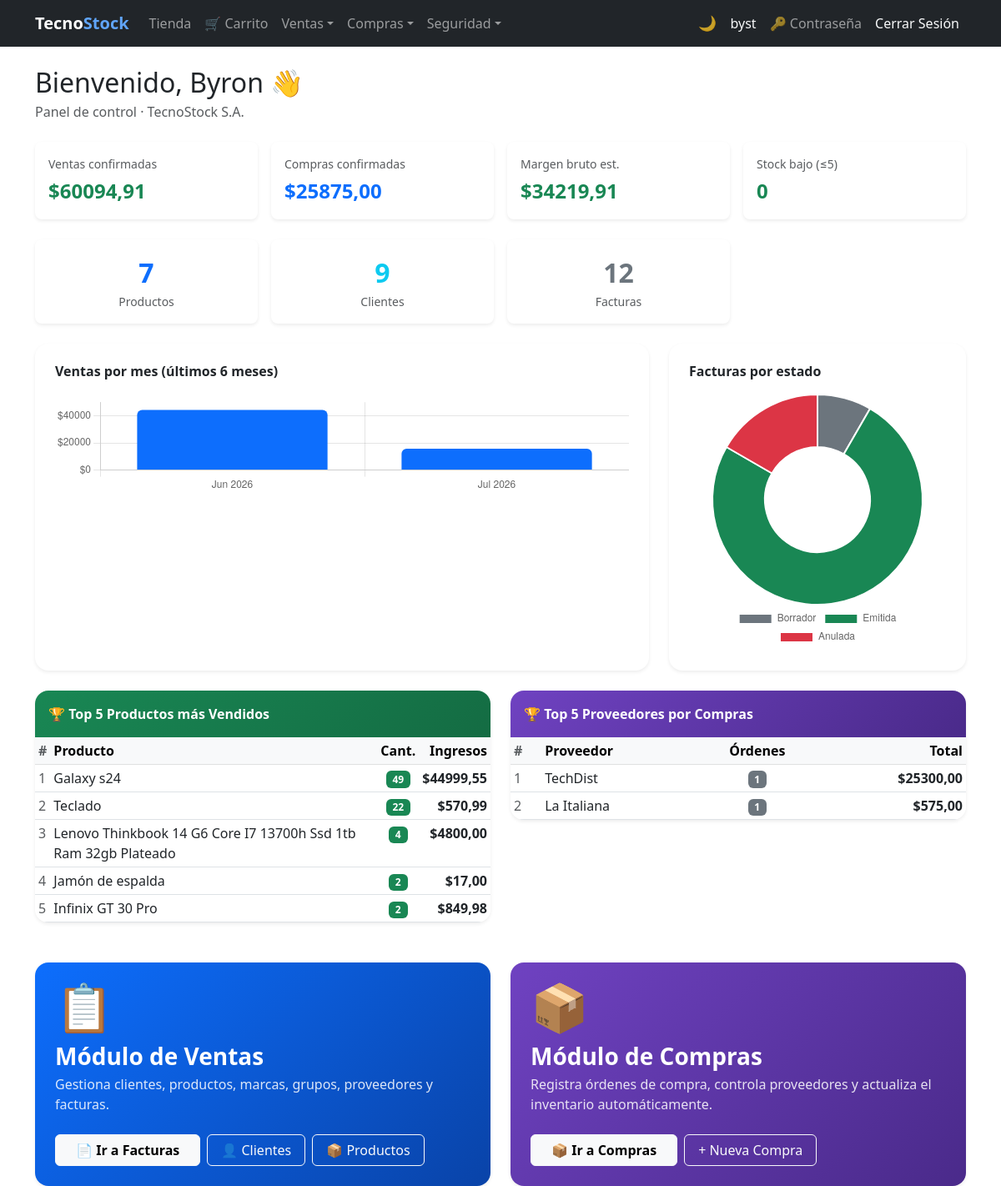
Page /dashboard/ (signed in) on the earlier database version.
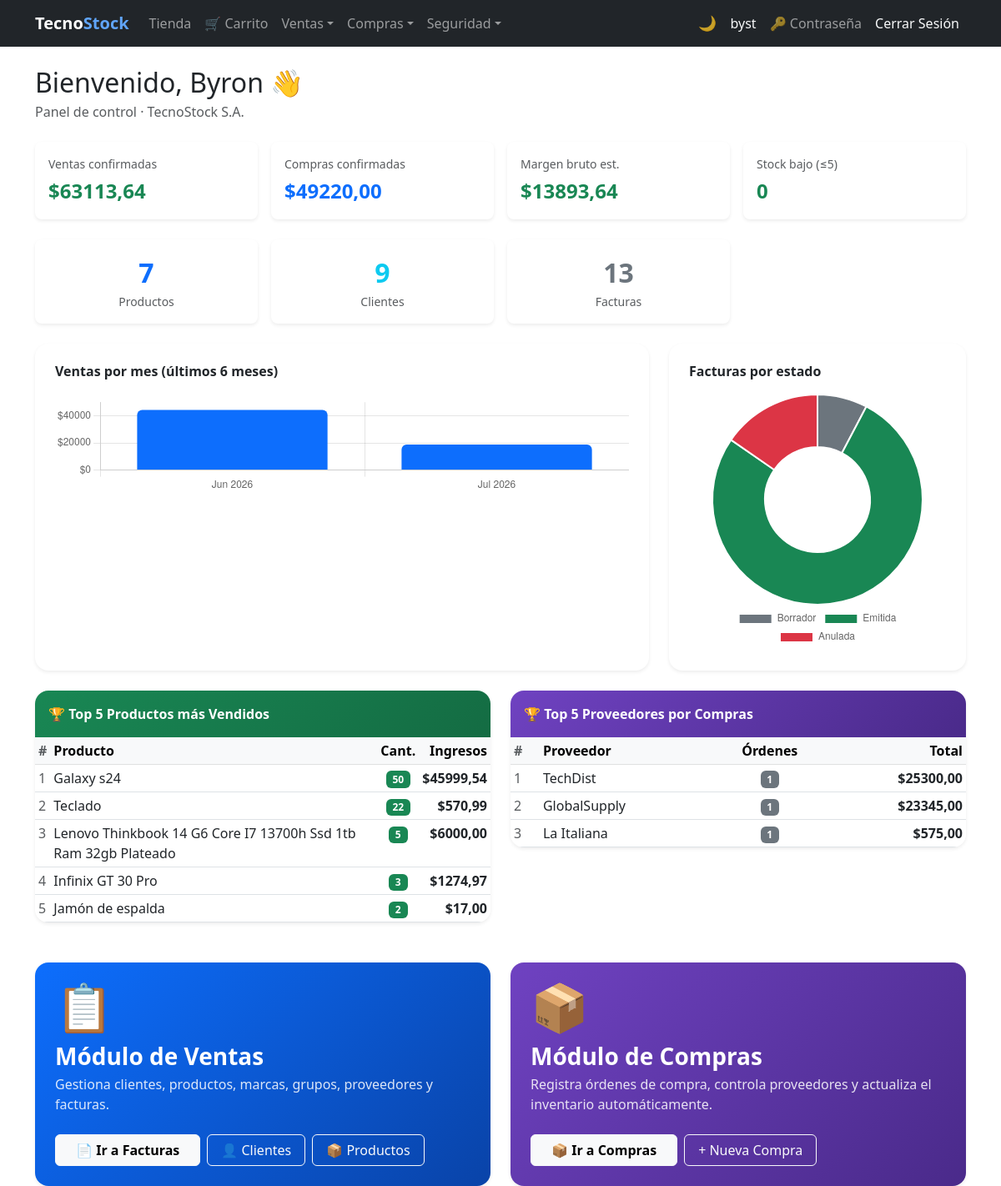
Same page on the later database version.
### billing/models.py (models this page shows, shortened)
class Product(models.Model):
    name = models.CharField(max_length=200, verbose_name='Product Name')
    description = models.TextField(blank=True, null=True)
    brand = models.ForeignKey(Brand, on_delete=models.PROTECT, related_name='products')
    group = models.ForeignKey(ProductGroup, on_delete=models.PROTECT, related_name='products')
    suppliers = models.ManyToManyField(Supplier, related_name='products', blank=True)
    photo      = models.ImageField(upload_to='products/', blank=True, null=True, verbose_name='Foto')
    unit_price = models.DecimalField(max_digits=12, decimal_places=2)
    tax_rate   = models.DecimalField(
                     max_digits=5, decimal_places=4, default=Decimal('0.15'),
                     verbose_name='Tasa IVA',
                     validators=[MinValueValidator(Decimal('0')), MaxValueValidator(Decimal('1'))],
                 )
    stock = models.IntegerField(default=0)
    is_active = models.BooleanField(default=True)
    created_at = models.DateTimeField(auto_now_add=True)
    updated_at = models.DateTimeField(auto_now=True)
    class Meta:
        verbose_name = 'Product'
        verbose_name_plural = 'Products'
        ordering = ['name']

class Supplier(models.Model):
    name = models.CharField(max_length=200, verbose_name='Company Name')
    contact_name = models.CharField(max_length=200, blank=True, null=True, validators=[validate_only_letters])
    email = models.EmailField(blank=True, null=True)
    phone = models.CharField(max_length=20, blank=True, null=True, validators=[validate_phone_ec])
    address = models.TextField(blank=True, null=True)
    photo = models.ImageField(upload_to='suppliers/', blank=True, null=True, verbose_name='Logo')
    is_active = models.BooleanField(default=True)
    created_at = models.DateTimeField(auto_now_add=True)
    updated_at = models.DateTimeField(auto_now=True)
    class Meta:
        verbose_name = 'Supplier'
        verbose_name_plural = 'Suppliers'
        ordering = ['name']

### billing/views.py (the view)
# urls.py: path('dashboard/', views.dashboard, name='dashboard'),
@login_required
def dashboard(request):
    if request.user.groups.filter(name='Cliente').exists() and not request.user.is_superuser:
        return redirect('store:catalog')
    from purchasing.models import Purchase
    from django.db.models import Sum, Count
    from django.db.models.functions import TruncMonth
    from datetime import timedelta, date
    total_ventas  = Invoice.objects.filter(estado=Invoice.EMITIDA).aggregate(t=Sum('total'))['t'] or 0
    total_compras = Purchase.objects.filter(estado=Purchase.CONFIRMADA).aggregate(t=Sum('total'))['t'] or 0
    margen_bruto  = total_ventas - total_compras
    top_products = (
        InvoiceDetail.objects
        .filter(invoice__estado=Invoice.EMITIDA)
        .values('product__name')
        .annotate(total_qty=Sum('quantity'), total_rev=Sum('subtotal'))
        .order_by('-total_qty')[:5]
    )
    top_suppliers = (
        Purchase.objects
        .filter(estado=Purchase.CONFIRMADA)
        .values('supplier__name')
        .annotate(total_amount=Sum('total'), num_orders=Count('id'))
        .order_by('-total_amount')[:5]
    )
    six_months_ago = date.today() - timedelta(days=183)
    monthly_sales = (
        Invoice.objects
        .filter(estado=Invoice.EMITIDA, invoice_date__date__gte=six_months_ago)
        .annotate(month=TruncMonth('invoice_date'))
        .values('month')
        .annotate(total=Sum('total'))
        .order_by('month')
    )
    sales_labels = [m['month'].strftime('%b %Y') for m in monthly_sales]
    sales_data   = [float(m['total']) for m in monthly_sales]
    estado_data = [
        Invoice.objects.filter(estado=Invoice.BORRADOR).count(),
        Invoice.objects.filter(estado=Invoice.EMITIDA).count(),
        Invoice.objects.filter(estado=Invoice.ANULADA).count(),
    ]
    context = {
        'total_products':    Product.objects.count(),
        'total_customers':   Customer.objects.count(),
        'total_invoices':    Invoice.objects.count(),
        'low_stock':         Product.objects.filter(stock__lte=5, is_active=True).count(),
        'total_ventas':      total_ventas,
        'total_compras':     total_compras,
        'margen_bruto':      margen_bruto,
        'top_products':      top_products,
        'top_suppliers':     top_suppliers,
        'sales_labels_json': json.dumps(sales_labels),
        'sales_data_json':   json.dumps(sales_data),
        'estado_data_json':  json.dumps(estado_data),
    }
    return render(request, 'billing/dashboard.html', context)

### security/templatetags/security_tags.py (called while the page is built)
@register.filter(name='has_group')
def has_group(user, group_name):
    if not user.is_authenticated:
        return False
    if user.is_superuser:  # el superusuario ve todo
        return True
    return user.groups.filter(name=group_name).exists()

### billing/templates/billing/dashboard.html (shortened to what the changed rows need)
{% extends 'billing/base.html' %}
{% block content %}
<div class="mb-4">
  <h2 class="mb-1">Bienvenido, {{ user.first_name|default:user.username }} &#128075;</h2>
</div>
<div class="row g-3 mb-4">
  <div class="col-6 col-md-3">
    <div class="card border-0 shadow-sm rounded-3 p-3 h-100">
      <div class="text-muted small mb-1">Ventas confirmadas</div>
      <div class="fs-4 fw-bold text-success">${{ total_ventas|floatformat:2 }}</div>
    </div>
  </div>
  <div class="col-6 col-md-3">
    <div class="card border-0 shadow-sm rounded-3 p-3 h-100">
      <div class="text-muted small mb-1">Compras confirmadas</div>
      <div class="fs-4 fw-bold text-primary">${{ total_compras|floatformat:2 }}</div>
    </div>
  </div>
  <div class="col-6 col-md-3">
    <div class="card border-0 shadow-sm rounded-3 p-3 h-100">
      <div class="text-muted small mb-1">Margen bruto est.</div>
      <div class="fs-4 fw-bold {% if margen_bruto >= 0 %}text-success{% else %}text-danger{% endif %}">${{ margen_bruto|floatformat:2 }}</div>
    </div>
  </div>
</div>
<div class="row g-3 mb-4">
  <div class="col-4 col-md-3">
    <div class="card border-0 shadow-sm rounded-3 text-center p-3">
      <div class="fs-2 fw-bold text-secondary">{{ total_invoices }}</div>
      <div class="text-muted small">Facturas</div>
    </div>
  </div>
</div>
<div class="row g-4 mb-4">
  <div class="col-lg-8">
    <div class="card border-0 shadow-sm rounded-4 p-4 h-100">
      <h6 class="fw-bold mb-3">Ventas por mes (últimos 6 meses)</h6>
      <canvas id="chartSales" height="120"></canvas>
    </div>
  </div>
  <div class="col-lg-4">
    <div class="card border-0 shadow-sm rounded-4 p-4 h-100">
      <h6 class="fw-bold mb-3">Facturas por estado</h6>
      <canvas id="chartEstados"></canvas>
    </div>
  </div>
</div>
<div class="row g-4 mb-5">
  <div class="col-md-6">
    <div class="card border-0 shadow-sm rounded-4 overflow-hidden">
      <div class="table-responsive">
        <table class="table table-sm table-hover mb-0">
          <thead class="table-light">
            <tr>
              <th class="text-muted">#</th>
              <th>Producto</th>
              <th class="text-center">Cant.</th>
              <th class="text-end">Ingresos</th>
            </tr>
          </thead>
          <tbody>
            {% for p in top_products %}
            <tr>
              <td class="text-muted">{{ forloop.counter }}</td>
              <td>{{ p.product__name }}</td>
              <td class="text-center"><span class="badge bg-success">{{ p.total_qty }}</span></td>
              <td class="text-end fw-semibold">${{ p.total_rev|floatformat:2 }}</td>
            </tr>
            {% empty %}
            <tr>
              <td colspan="4" class="text-center text-muted py-3">Sin ventas confirmadas aún.</td>
            </tr>
            {% endfor %}
          </tbody>
        </table>
      </div>
    </div>
  </div>
  <div class="col-md-6">
    <div class="card border-0 shadow-sm rounded-4 overflow-hidden">
      <div class="table-responsive">
        <table class="table table-sm table-hover mb-0">
          <thead class="table-light">
            <tr>
              <th class="text-muted">#</th>
              <th>Proveedor</th>
              <th class="text-center">Órdenes</th>
              <th class="text-end">Total</th>
            </tr>
          </thead>
          <tbody>
            {% for s in top_suppliers %}
            <tr>
              <td class="text-muted">{{ forloop.counter }}</td>
              <td>{{ s.supplier__name }}</td>
              <td class="text-center"><span class="badge bg-secondary">{{ s.num_orders }}</span></td>
              <td class="text-end fw-semibold">${{ s.total_amount|floatformat:2 }}</td>
            </tr>
            {% empty %}
            <tr>
              <td colspan="4" class="text-center text-muted py-3">Sin compras confirmadas aún.</td>
            </tr>
            {% endfor %}
          </tbody>
        </table>
      </div>
    </div>
  </div>
</div>
{% endblock %}
{% block extra_js %}
<script>
(function () {
  var salesLabels = {{ sales_labels_json|safe }};
  var salesData   = {{ sales_data_json|safe }};
  var estadoData  = {{ estado_data_json|safe }};
  new Chart(document.getElementById('chartSales'), {
    type: 'bar',
    data: {
      labels: salesLabels,
      datasets: [{
        label: 'Ventas ($)',
        data: salesData,
        backgroundColor: '#0d6efd',
        borderRadius: 6,
      }]
    },
    options: {
      responsive: true,
      plugins: { legend: { display: false } },
      scales: { y: { beginAtZero: true, ticks: { callback: function(v) { return '$' + v; } } } }
    }
  });
  new Chart(document.getElementById('chartEstados'), {
    type: 'doughnut',
    data: {
      labels: ['Borrador', 'Emitida', 'Anulada'],
      datasets: [{
        data: estadoData,
        backgroundColor: ['#6c757d', '#198754', '#dc3545'],
        borderWidth: 2,
      }]
    },
    options: {
      responsive: true,
      plugins: { legend: { position: 'bottom' } }
    }
  });
})();
</script>
{% endblock %}

Differences in the rows shown:
changed Product "Galaxy s24": total_qty "49" → "50"; total_rev "44999,55" → "45999,54"
changed Product "Lenovo Thinkbook 14 G6 Core I7 13700h Ssd 1tb Ram 32gb Plateado": total_qty "4" → "5"; total_rev "4800,00" → "6000,00"
changed Product "Infinix GT 30 Pro": total_qty "2" → "3"; total_rev "849,98" → "1274,97"; moves up the list
now on this page (row unchanged): Supplier: supplier__name "GlobalSupply", num_orders "1", total_amount "23345,00"
Other differences:
{{ total_ventas|floatformat:2 }}: "60094,91" → "63113,64"
{{ total_compras|floatformat:2 }}: "25875,00" → "49220,00"
{{ margen_bruto|floatformat:2 }}: "34219,91" → "13893,64"
{{ total_invoices }}: "12" → "13"
chart data {{ sales_data_json|safe }}: [44297.46, 15797.45] → [44297.46, 18816.18]
chart data {{ estado_data_json|safe }}: [1, 9, 2] → [1, 10, 2]
